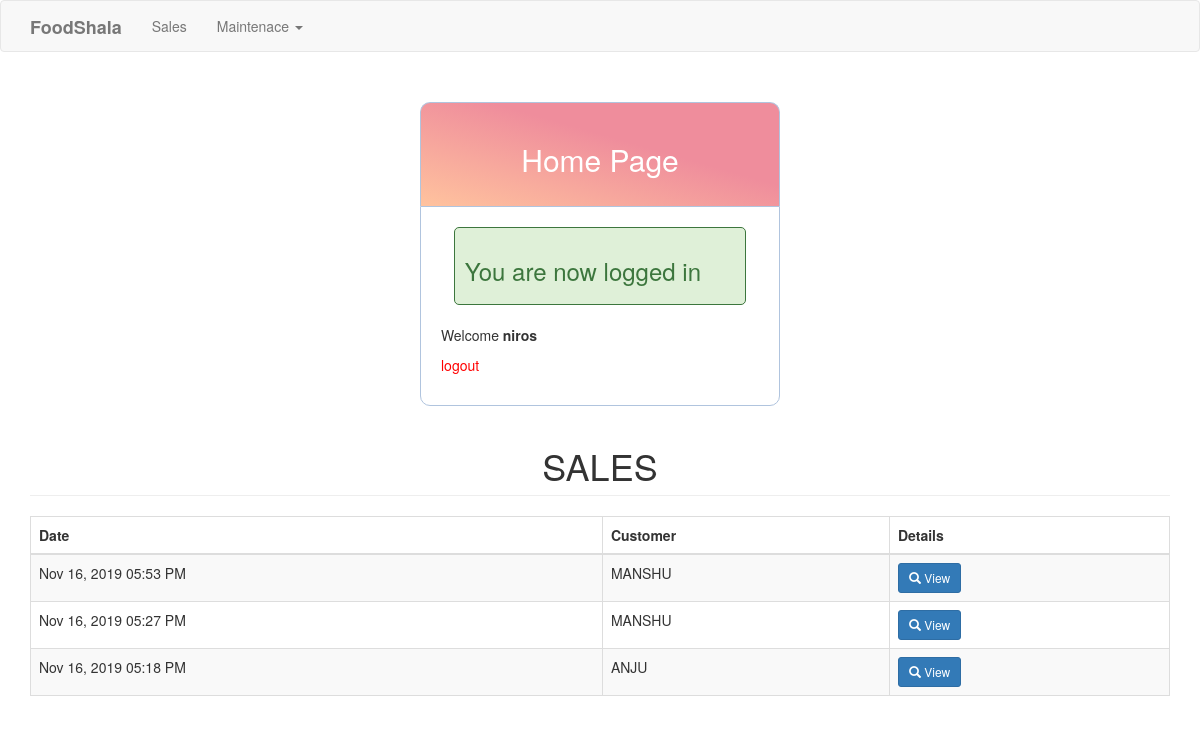
Screenshot of /rasturant/sales.php (signed in) with the database file from the repository.
### tables this page shows
CREATE TABLE `purchase` (
  `purchaseid` int(11) NOT NULL,
  `customer` varchar(50) NOT NULL,
  `total` double NOT NULL,
  `date_purchase` datetime NOT NULL
);

### rasturant/sales.php (the view, shortened to what this page needs)
<?php include('../header.php'); ?>
<body>
<?php include('navbar.php'); ?>
<div class="container">
	<h1 class="page-header text-center">SALES</h1>
	<table class="table table-striped table-bordered">
		<thead>
			<th>Date</th>
			<th>Customer</th>
			<th>Details</th>
		</thead>
		<tbody>
			<?php
				$sql="select * from purchase order by purchaseid desc";
				$query=$conn->query($sql);
				while($row=$query->fetch_array()){
					?>
					<tr>
						<td><?php echo date('M d, Y h:i A', strtotime($row['date_purchase'])) ?></td>
						<td><?php echo $row['customer']; ?></td>
						<td><a href="#details<?php echo $row['purchaseid']; ?>" data-toggle="modal" class="btn btn-primary btn-sm"><span class="glyphicon glyphicon-search"></span> View </a>
						</td>
					</tr>
					<?php
				}
			?>
		</tbody>
	</table>
</div>
</body>
</html>

### style.css (style rules this page uses)
.btn { padding: 10px; font-size: 15px; color: white; background: linear-gradient(to bottom left, #EF8D9C 40%, #FFC39E 100%); border: none; border-radius: 5px; }

### rows the page displays
purchase: date_purchase "Nov 16, 2019 05:53 PM", customer "MANSHU"
purchase: date_purchase "Nov 16, 2019 05:27 PM", customer "MANSHU"
purchase: date_purchase "Nov 16, 2019 05:18 PM", customer "ANJU"

### other values shown
$_SESSION['success'] "You are now logged in"
$_SESSION['res_username'] "niros"
